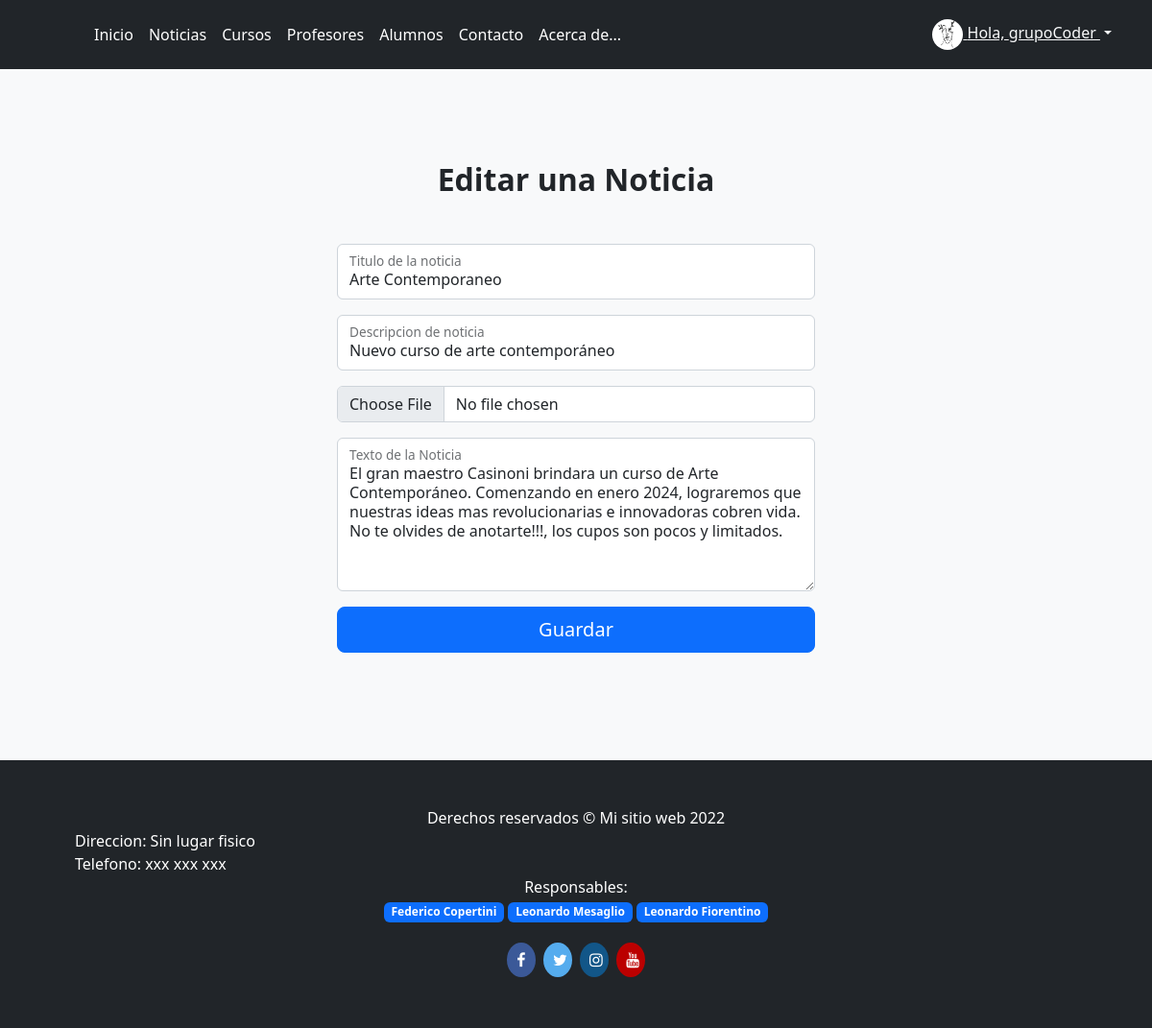
The page /editar_noticia/3 (signed in) on the database its author committed.
### Academia_Arte/models.py (models this page shows)
class Avatar(models.Model):
    usuario = models.OneToOneField(User, on_delete=models.CASCADE)
    imagen = models.ImageField(upload_to="images/", blank=True, null=True)

class Noticias(models.Model):
    titulo_noticia = models.CharField(max_length=50)
    imagen_noticia = models.ImageField(upload_to='images/')
    descripcion_noticia = models.CharField(max_length=200)
    noticia_noticia = models.CharField(max_length=2000)

### Academia_Arte/views.py (the view, shortened to what this page needs)
# urls.py: path('editar_noticia/<int:id>', VEditarNoticia, name="editar_noticia"),
def VEditarNoticia(request, id):
    noticia = Noticias.objects.get(id=id)
    return render(request, "Academia_Arte/editar_noticia.html",{"noticia":noticia})

### Academia_Arte/templates/Academia_Arte/editar_noticia.html (shortened to what this page needs)
{% extends "Academia_Arte/base.html" %}
{% block content %}
<section class="bg-light py-5">
    <div class="container px-5 my-5 px-5">
        <div class="text-center mb-5">
            <h2 class="fw-bolder">Editar una Noticia</h2>
        </div>
        <div class="row gx-5 justify-content-center">
            <div class="col-lg-6">
                <form method="POST" enctype="multipart/form-data">{% csrf_token %}
                    <div class="form-floating mb-3">
                        <input class="form-control" value="{{noticia.titulo_noticia}}" name="titulo_noticia" type="text"
                            placeholder="Titulo de la noticia..." required>
                        <label for="name">Titulo de la noticia</label>
                    </div>
                    <div class="form-floating mb-3">
                        <input class="form-control" name="descripcion_noticia" value="{{noticia.descripcion_noticia}}" type="text"
                            placeholder="Alguna descripcion">
                        <label for="email">Descripcion de noticia</label>
                    </div>
                    <div class="mb-3">
                        <input class="form-control" value="{{noticia.imagen_noticia}}" name="imagen_noticia" type="file" required>
                    </div>
                    <div class="form-floating mb-3">
                        <textarea class="form-control" name="noticia_noticia" type="text"
                            placeholder="Escriba una noticia..." style="height: 10rem" required>{{noticia.noticia_noticia}}</textarea>
                        <label for="message">Texto de la Noticia</label>
                    </div>
                    <div class="d-grid">
                        <button class="btn btn-primary btn-lg" type="submit">Guardar</button>
                    </div>
                </form>
            </div>
        </div>
    </div>
</section>
{% endblock %}

### Academia_Arte/templates/Academia_Arte/base.html (shortened to what this page needs)
{% load static %}
<!doctype html>
<html lang="es">
<head>
    <link rel="stylesheet" href="https://cdn.jsdelivr.net/npm/bootstrap-icons@1.9.1/font/bootstrap-icons.css">
    <link href="{% static 'assets/dist/css/bootstrap.min.css' %}" rel="stylesheet">
    <link href="{% static 'css/headers.css' %}" rel="stylesheet">
</head>
<body>
    <main>
        <header class="p-3 bg-dark text-white">
            <div class="container">
                <div class="d-flex flex-wrap align-items-center justify-content-center justify-content-lg-start">
                    <a href="/" class="d-flex align-items-center mb-2 mb-lg-0 text-white text-decoration-none">
                        <svg class="bi me-2" width="40" height="32" role="img" aria-label="Bootstrap">
                            <use xlink:href="#bootstrap" />
                        </svg>
                    </a>
                    <ul class="nav col-12 col-lg-auto me-lg-auto mb-2 justify-content-center mb-md-0">
                        <li><a href="{% url 'inicio' %}" class="nav-link px-2 text-white">Inicio</a></li>
                        <li><a href="{% url 'noticias' %}"class="nav-link px-2 text-white">Noticias</a></li>
                        <li><a href="{% url 'cursos' %}" class="nav-link px-2 text-white">Cursos</a></li>
                        <li><a href="{% url 'profesores' %}" class="nav-link px-2 text-white">Profesores</a></li>
                        {% if user.is_staff %}
                        <li><a href="{% url 'estudiantes_list' %}" class="nav-link px-2 text-white">Alumnos</a></li>
                        {% endif %}
                        <li><a href="{% url 'contacto' %}" class="nav-link px-2 text-white">Contacto</a></li>
                        <li><a href="{% url 'acerca_de' %}" class="nav-link px-2 text-white">Acerca de...</a></li>
                    </ul>
                    {% if user.is_authenticated %}
                    <div class="dropdown text-end">
                        <a href="#" class="d-block link-dark text-light dropdown-toggle" id="dropdownUser1" data-bs-toggle="dropdown" aria-expanded="false">
                            <img src="{{user.avatar.imagen.url}}" alt="" width="32" height="32" class="rounded-circle">
                            Hola, {{user}}
                        </a>
                    </div>
                    {% else %}
                    <div class="text-end">
                    <a href="{% url 'login' %}" type="submit" class="btn btn-outline-light me-2">Iniciar sesion</a>
                    <a href="{% url 'register' %}" type="submit" class="btn btn-outline-primary">Registrate</a>
                    </div>
                    {% endif %}
                </div>
            </div>
        </header>
    </main>
    {% block content %}
    {% endblock %}
    <link rel="stylesheet" href="https://cdnjs.cloudflare.com/ajax/libs/font-awesome/4.7.0/css/font-awesome.min.css">
    <footer class="py-5 bg-dark">
        <div class="container px-5">
            <p class="m-0 text-center text-white">Derechos reservados &copy; Mi sitio web 2022</p>
        </div>
        <div class="container px-5">
            <p class="m-0 text-lefth text-white">Direccion: Sin lugar fisico</p>
        </div>
        <div class="container px-5">
            <p class="m-0 text-lefth text-white">Telefono: xxx xxx xxx</p>
        </div>
        <div class="container px-5">
            <center><p class="m-0 text-lefth text-white">Responsables:
                <p><span class="badge badge-pill bg-primary">Federico Copertini</span>
                <span class="badge badge-pill bg-primary">Leonardo Mesaglio</span>
                <span class="badge badge-pill bg-primary">Leonardo Fiorentino</span></P>
            </center>
            </p></div>
        <center><div class="container">
            <a href="https://facebook.com" class="fa fa-facebook"></a>
        <a href="https://twitter.com" class="fa fa-twitter"></a>
        <a href="https://instagram.com" class="fa fa-instagram"></a>
        <a href="https://youtube.com" class="fa fa-youtube"></a>
        </div></center>
    </footer>
</body>
</html>

### static/css/headers.css (style rules this page uses)
.dropdown-toggle { outline: 0; }

### Academia_Arte/templates/Academia_Arte/base.html (style rules this page uses)
.fa { padding: 10px; font-size: 30px; width: 30px; text-align: center; text-decoration: none; margin: 5px 2px; border-radius:50% }
.fa-facebook { background: #3B5998; color: white; }
.fa-twitter { background: #55ACEE; color: white; }
.fa-youtube { background: #bb0000; color: white; }
.fa-instagram { background: #125688; color: white; }
.bi { vertical-align: -.125em; fill: currentColor; }

### rows shown on the page
Noticias: titulo_noticia "Arte Contemporaneo", descripcion_noticia "Nuevo curso de arte contemporáneo", noticia_noticia "El gran maestro Casinoni brindara un curso de Arte Contemporáneo. Comenzando en enero 2024, lograremos que nuestras ideas mas revolucionarias e innovadoras cobren vida. No te olvides de anotarte!!!, los cupos son pocos y limitados."

### other values the page prints
{{ user }} "grupoCoder"
